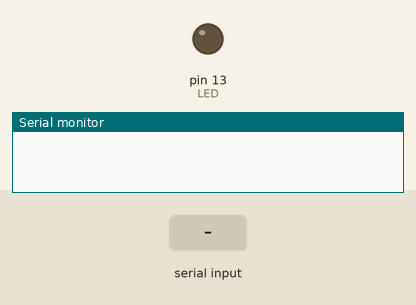
Simulated run of this sketch. Board: Arduino Mega 2560, built with avr-gcc and run on an emulated ATmega2560. On the bench: output pins drawn as LEDs (lit = HIGH), the last lines printed to the serial monitor. Inputs (shaded band) come from the test bench.

Above: at 1.2 s.
1.3 s: "Y" received over the second serial link
At 1.8 s:
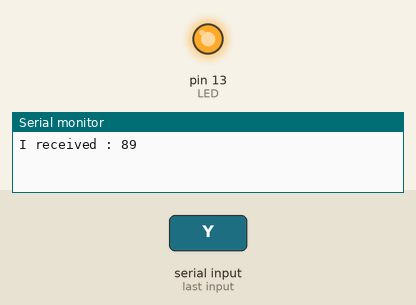
2.8 s: "N" received over the second serial link
At 4.2 s:
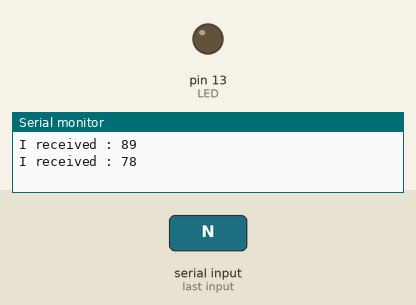
Timing chart, 0 to 5.8 s (numbered marks = the images above; inputs shaded):
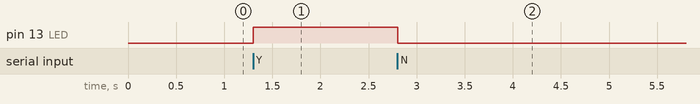

The sketch:

Led.ino
```cpp
const int LED = 13;

int incomingByte = 0;   // for incoming serial data

void setup() {
  // put your setup code here, to run once:
  Serial.begin(19200);
  Serial1.begin(9600);

  pinMode(LED, OUTPUT);
}

void loop() {
  // put your main code here, to run repeatedly:

  while (Serial1.available() > 0) {
    incomingByte = Serial1.read();

    Serial.print("I received : ");
    Serial.println(incomingByte, DEC);
  }

  if (incomingByte == 89) {
    digitalWrite(LED, HIGH);
  } else if (incomingByte == 78) {
    digitalWrite(LED, LOW);
  }

}
```

Measured:
- after the input at 1.3 s, pin 13 (LED): LOW → HIGH at once
- after the input at 2.8 s, pin 13 (LED): HIGH → LOW at once
